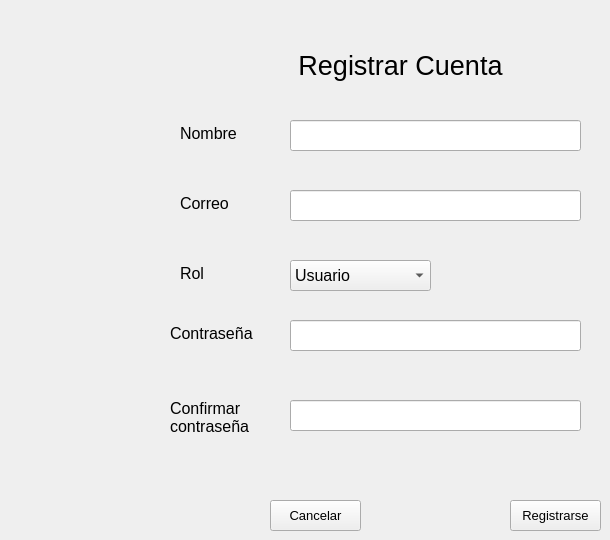
    <widget class="QWidget" name="page02_Registro">
     <widget class="QLabel" name="label_3">
      <property name="geometry">
       <rect>
        <x>270</x>
        <y>40</y>
        <width>261</width>
        <height>51</height>
       </rect>
      </property>
      <property name="font">
       <font>
        <pointsize>20</pointsize>
        <bold>false</bold>
       </font>
      </property>
      <property name="text">
       <string>Registrar Cuenta</string>
      </property>
      <property name="alignment">
       <set>Qt::AlignCenter</set>
      </property>
     </widget>
     <widget class="QLabel" name="Nombre">
      <property name="geometry">
       <rect>
        <x>180</x>
        <y>120</y>
        <width>73</width>
        <height>27</height>
       </rect>
      </property>
      <property name="font">
       <font>
        <pointsize>12</pointsize>
       </font>
      </property>
      <property name="text">
       <string>Nombre</string>
      </property>
     </widget>
     <widget class="QLabel" name="Correo">
      <property name="geometry">
       <rect>
        <x>180</x>
        <y>190</y>
        <width>60</width>
        <height>27</height>
       </rect>
      </property>
      <property name="font">
       <font>
        <pointsize>12</pointsize>
       </font>
      </property>
      <property name="text">
       <string>Correo</string>
      </property>
     </widget>
     <widget class="QLabel" name="Rol">
      <property name="geometry">
       <rect>
        <x>180</x>
        <y>260</y>
        <width>28</width>
        <height>27</height>
       </rect>
      </property>
      <property name="font">
       <font>
        <pointsize>12</pointsize>
       </font>
      </property>
      <property name="text">
       <string>Rol</string>
      </property>
     </widget>
     <widget class="QLabel" name="contrasena">
      <property name="geometry">
       <rect>
        <x>170</x>
        <y>320</y>
        <width>98</width>
        <height>27</height>
       </rect>
      </property>
      <property name="font">
       <font>
        <pointsize>12</pointsize>
       </font>
      </property>
      <property name="text">
       <string>Contraseña</string>
      </property>
     </widget>
     <widget class="QLabel" name="ConfirmContra">
      <property name="geometry">
       <rect>
        <x>170</x>
        <y>390</y>
        <width>95</width>
        <height>54</height>
       </rect>
      </property>
      <property name="font">
       <font>
        <pointsize>12</pointsize>
       </font>
      </property>
      <property name="text">
       <string>Confirmar 
contraseña</string>
      </property>
     </widget>
     <widget class="QComboBox" name="InputRol">
      <property name="geometry">
       <rect>
        <x>290</x>
        <y>260</y>
        <width>141</width>
        <height>31</height>
       </rect>
      </property>
      <property name="font">
       <font>
        <pointsize>12</pointsize>
       </font>
      </property>
      <property name="styleSheet">
       <string notr="true"/>
      </property>
      <item>
       <property name="text">
        <string>Usuario</string>
       </property>
      </item>
      <item>
       <property name="text">
        <string>Administrador</string>
       </property>
      </item>
     </widget>
     <widget class="QLineEdit" name="InputCorreo">
      <property name="geometry">
       <rect>
        <x>290</x>
        <y>190</y>
        <width>291</width>
        <height>31</height>
       </rect>
      </property>
     </widget>
     <widget class="QLineEdit" name="InputNombre">
      <property name="geometry">
       <rect>
        <x>290</x>
        <y>120</y>
        <width>291</width>
        <height>31</height>
       </rect>
      </property>
     </widget>
     <widget class="QLineEdit" name="InputContra">
      <property name="geometry">
       <rect>
        <x>290</x>
        <y>320</y>
        <width>291</width>
        <height>31</height>
       </rect>
      </property>
      <property name="echoMode">
       <enum>QLineEdit::Password</enum>
      </property>
     </widget>
     <widget class="QLineEdit" name="InputContra_2">
      <property name="geometry">
       <rect>
        <x>290</x>
        <y>400</y>
        <width>291</width>
        <height>31</height>
       </rect>
      </property>
      <property name="echoMode">
       <enum>QLineEdit::Password</enum>
      </property>
     </widget>
     <widget class="QPushButton" name="pushButton_Cancelar">
      <property name="geometry">
       <rect>
        <x>270</x>
        <y>500</y>
        <width>91</width>
        <height>31</height>
       </rect>
      </property>
      <property name="font">
       <font>
        <pointsize>10</pointsize>
       </font>
      </property>
      <property name="text">
       <string>Cancelar</string>
      </property>
      <property name="autoDefault">
       <bool>false</bool>
      </property>
      <property name="default">
       <bool>false</bool>
      </property>
      <property name="flat">
       <bool>false</bool>
      </property>
     </widget>
     <widget class="QPushButton" name="pushButton_Registrar">
      <property name="geometry">
       <rect>
        <x>510</x>
        <y>500</y>
        <width>91</width>
        <height>31</height>
       </rect>
      </property>
      <property name="font">
       <font>
        <pointsize>10</pointsize>
       </font>
      </property>
      <property name="text">
       <string>Registrarse</string>
      </property>
      <property name="autoDefault">
       <bool>false</bool>
      </property>
      <property name="default">
       <bool>false</bool>
      </property>
      <property name="flat">
       <bool>false</bool>
      </property>
     </widget>
    </widget>
